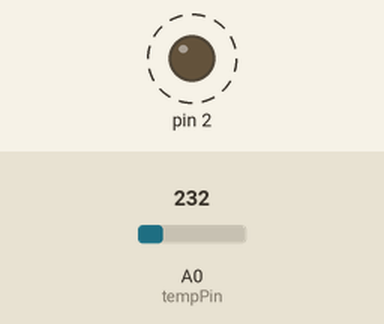
Recording of a sketch running on a simulated Arduino Uno, built with avr-gcc and run on an emulated ATmega328P. On the bench: output pins drawn as LEDs (lit = HIGH). Dashed ring = blinking. Inputs (shaded band) come from the test bench; at power-on: A0 (tempPin) = 232. The local clock reads 2024-03-15 10:24:30 at power-on unless the sketch sets it; storage starts empty.

Above: at 0.5 s.
Timing chart, 0 to 3.0 s (numbered marks = the images above):
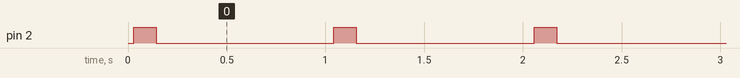

The sketch:

Bolum14SDRTCDatalog.ino
```cpp
#include <SPI.h>
#include <SD.h>
#include <Wire.h>
#include "RTClib.h"
RTC_DS1307 rtc;

int val;
int tempPin = A0;

const int chipSelect = 10; //SD CS/SS bacağı


void setup() {

analogReference(INTERNAL);

pinMode(2,OUTPUT);

  Serial.println("SD KART YUKLENIYOR");  // KART KONTROL
  if (!SD.begin(chipSelect)) {
  Serial.println("SD KART TANINMADI");
  }
  Serial.println("SD KART TANINDI VE HAZIR");

  if (!SD.exists("datalog.txt"))  // Eğer dosya yoksa yenisini oluştur
  {
  SD.open("datalog.txt");
  Serial.println("Yeni Datalog.txt Dosyası Acildi");
  }
  else
  { Serial.println("Datalog.txt Bulundu"); } // TXT dosyası Kontrolü

}

void loop() {

val = analogRead(tempPin);
float mv = ( val/1024.0)*1000;
float cel = mv/10;


//SD KAYIT
 digitalWrite(2,HIGH);
 DateTime now = rtc.now();
 File dataFile = SD.open("datalog.txt", FILE_WRITE);
 dataFile.print(now.day(), DEC);
 dataFile.print("/");
 dataFile.print(now.month(), DEC);
 dataFile.print("/");
 dataFile.print(now.year(), DEC);
  dataFile.print(" ");
  dataFile.print(now.hour(), DEC);
  dataFile.print(":");
  dataFile.print(now.minute(), DEC);
  dataFile.print(":");
  dataFile.print(now.second(), DEC);
  dataFile.print("            ");
  dataFile.println(cel); // Sıcaklık Kaydet
  dataFile.close();
 delay(100);
 digitalWrite(2,LOW);
delay(900);
}
```

Measured:
- by itself, pin 2: alternates HIGH for 0.11 s and LOW for 0.90 s
